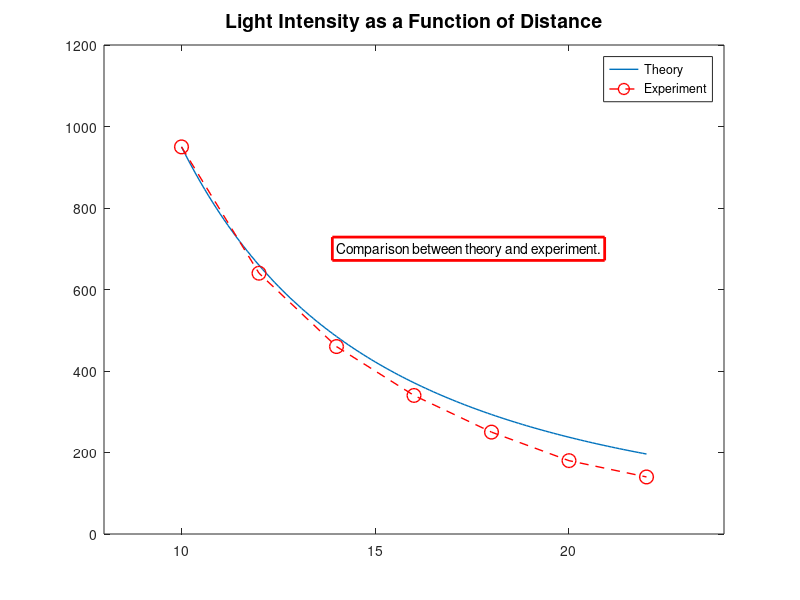

MATLAB code to generate this figure:
x = 10:0.1:22;
y=95000./x.^2;
xd=10:2:22;
yd=[950 640 460 340 250 180 140];
xlabel('DISTANCE (cm)')
ylabel('INTENSITY (lux)')
plot(x,y,'-','LineWidth',1.0)
title('Light Intensity as a Function of Distance','FontSize',14)
axis([8 24 0 1200])
text(14,700,'Comparison between theory and experiment.','EdgeColor','r','LineWidth',2)
hold on
plot(xd,yd,'--ro','linewidth',1.0,'markersize',10)
legend('Theory','Experiment')
hold off